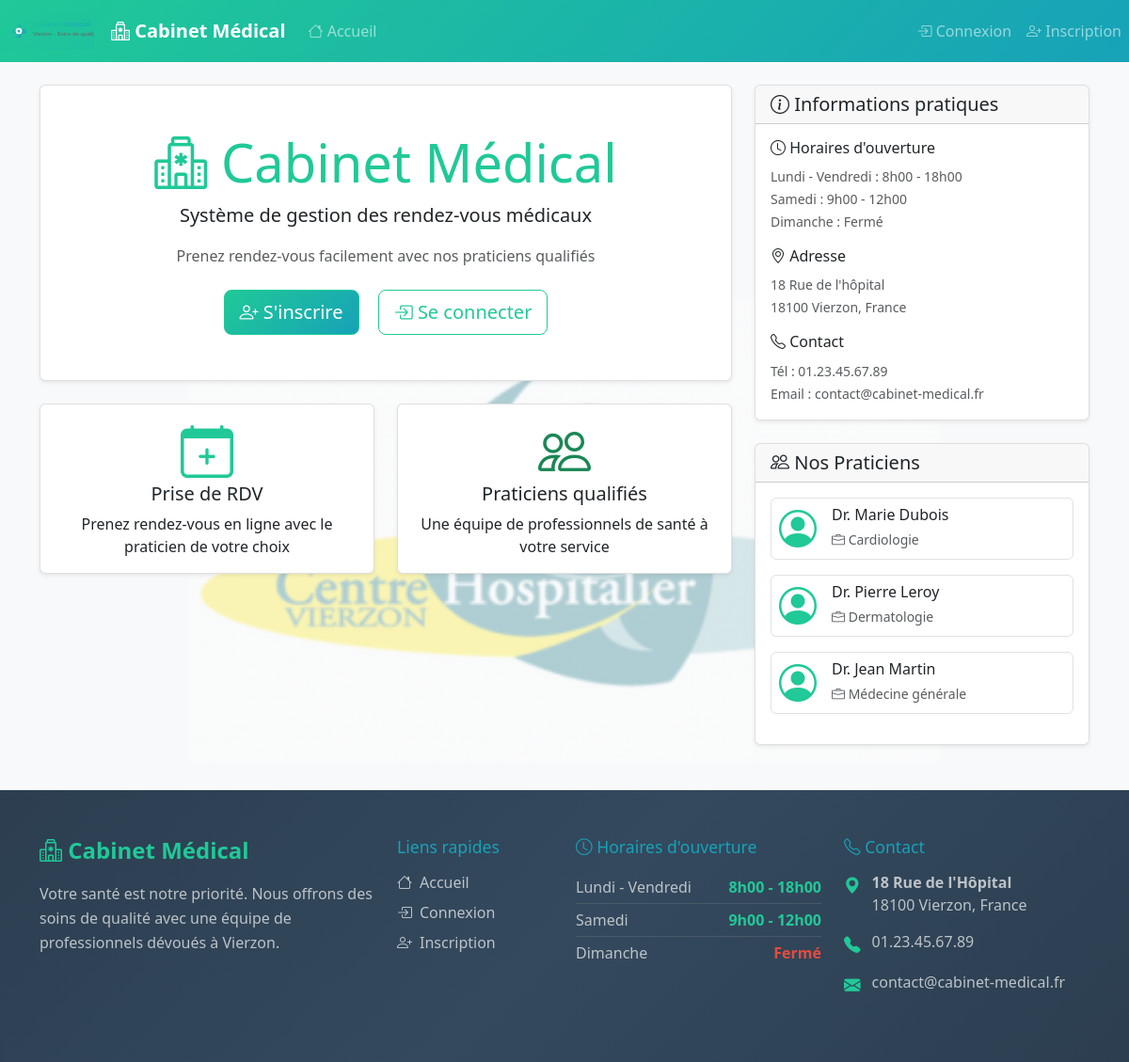
The page / on the database its author committed.
### tables this page shows
CREATE TABLE Praticien (
    id_praticien INT AUTO_INCREMENT PRIMARY KEY,
    nom VARCHAR(100) NOT NULL,
    prenom VARCHAR(100) NOT NULL,
    specialite VARCHAR(100) NOT NULL,
    email VARCHAR(191) NOT NULL,
    telephone VARCHAR(20),
    date_creation TIMESTAMP DEFAULT CURRENT_TIMESTAMP,
    UNIQUE KEY unique_praticien_email (email)
);

### includes/config.php (called while the page is built, shortened)
<?php
function isLoggedIn() {
    return isset($_SESSION['user_id']) && isset($_SESSION['user_type']);
}
?>

### includes/functions.php (called while the page is built, shortened)
<?php
require_once 'config.php';
function getAllPraticiens() {
    $pdo = getDbConnection();
    $stmt = $pdo->query("SELECT * FROM Praticien ORDER BY nom, prenom");
    return $stmt->fetchAll();
}
?>

### index.php (the view, shortened to what this page needs)
<?php
require_once 'includes/config.php';
require_once 'includes/functions.php';
$praticiens = getAllPraticiens();
?>
<?php include 'includes/header.php'; ?>
<div class="row">
    <div class="col-lg-8">
        <div class="card mb-4 fade-in-up">
            <div class="card-body text-center py-5">
                <h1 class="display-4 text-primary">
                    <i class="bi bi-hospital"></i> Cabinet Médical
                </h1>
                <p class="lead">Système de gestion des rendez-vous médicaux</p>
                <p class="text-muted">
                    Prenez rendez-vous facilement avec nos praticiens qualifiés
                </p>
                <?php if (!isLoggedIn()): ?>
                    <div class="mt-4">
                        <a href="register.php" class="btn btn-primary btn-lg me-3 btn-shine">
                            <i class="bi bi-person-plus"></i> S'inscrire
                        </a>
                        <a href="login.php" class="btn btn-outline-primary btn-lg btn-shine">
                            <i class="bi bi-box-arrow-in-right"></i> Se connecter
                        </a>
                    </div>
                <?php endif; ?>
            </div>
        </div>
        <div class="row">
            <div class="col-md-6 mb-4">
                <div class="card h-100 card-hover">
                    <div class="card-body text-center">
                        <i class="bi bi-calendar-plus display-4 text-primary mb-3 icon-bounce"></i>
                        <h5 class="card-title">Prise de RDV</h5>
                        <p class="card-text">
                            Prenez rendez-vous en ligne avec le praticien de votre choix
                        </p>
                    </div>
                </div>
            </div>
            <div class="col-md-6 mb-4">
                <div class="card h-100 card-hover">
                    <div class="card-body text-center">
                        <i class="bi bi-people display-4 text-success mb-3 icon-bounce"></i>
                        <h5 class="card-title">Praticiens qualifiés</h5>
                        <p class="card-text">
                            Une équipe de professionnels de santé à votre service
                        </p>
                    </div>
                </div>
            </div>
        </div>
    </div>
    <div class="col-lg-4">
        <div class="card">
            <div class="card-header">
                <h5 class="mb-0">
                    <i class="bi bi-info-circle"></i> Informations pratiques
                </h5>
            </div>
            <div class="card-body">
                <div class="mb-3">
                    <h6><i class="bi bi-clock"></i> Horaires d'ouverture</h6>
                    <small class="text-muted">
                        Lundi - Vendredi : 8h00 - 18h00<br>
                        Samedi : 9h00 - 12h00<br>
                        Dimanche : Fermé
                    </small>
                </div>
                <div class="mb-3">
                    <h6><i class="bi bi-geo-alt"></i> Adresse</h6>
                    <small class="text-muted">
                        18 Rue de l'hôpital<br>
                        18100 Vierzon, France
                    </small>
                </div>
                <div>
                    <h6><i class="bi bi-telephone"></i> Contact</h6>
                    <small class="text-muted">
                        Tél : 01.23.45.67.89<br>
                        Email : contact@cabinet-medical.fr
                    </small>
                </div>
            </div>
        </div>
        <div class="card mt-4">
            <div class="card-header">
                <h5 class="mb-0">
                    <i class="bi bi-people"></i> Nos Praticiens
                </h5>
            </div>
            <div class="card-body">
                <?php if (!empty($praticiens)): ?>
                    <?php foreach ($praticiens as $praticien): ?>
                        <div class="d-flex align-items-center mb-3 p-2 border rounded">
                            <div class="flex-shrink-0">
                                <i class="bi bi-person-circle display-6 text-primary"></i>
                            </div>
                            <div class="flex-grow-1 ms-3">
                                <h6 class="mb-1">
                                    <?php echo htmlspecialchars($praticien['prenom'] . ' ' . $praticien['nom']); ?>
                                </h6>
                                <small class="text-muted">
                                    <i class="bi bi-briefcase"></i>
                                    <?php echo htmlspecialchars($praticien['specialite']); ?>
                                </small>
                            </div>
                        </div>
                    <?php endforeach; ?>
                <?php endif; ?>
            </div>
        </div>
    </div>
</div>
<?php include 'includes/footer.php'; ?>

### assets/css/animations.css (style rules this page uses)
.fade-in-up { animation: fadeInUp 0.8s ease-out; }
.btn-shine { position: relative; overflow: hidden; }
.btn-shine::before { content: ''; position: absolute; top: 0; left: -200px; width: 200px; height: 100%; background: linear-gradient(90deg, transparent, rgba(255,255,255,0.3), transparent); transition: left 0.5s; }
.card-hover { transition: all 0.3s ease; }
.icon-bounce { transition: transform 0.3s ease; }

### includes/header.php (style rules this page uses)
body { background-color: #f8f9fa; background-image: linear-gradient(rgba(248, 249, 250, 0.7), rgba(248, 249, 250, 0.7)), url('assets/images/logo-ch-vierzon.png'); background-repeat: no-repeat; background-position: center center; background-attachment: fixed; background-size: 800px auto; min-height: 100vh; overflow-x: hidden; }
.text-primary { color: #20c997 !important; }
.btn-outline-primary { color: #20c997; border-color: #20c997; }
.card { box-shadow: 0 0.125rem 0.25rem rgba(0, 0, 0, 0.075); border: 1px solid rgba(0, 0, 0, 0.125); }
.btn-primary { background: linear-gradient(135deg, #20c997 0%, #17a2b8 100%); border-color: #20c997; }

### rows shown on the page
praticien: prenom+nom "Dr. Marie Dubois", specialite "Cardiologie"
praticien: prenom+nom "Dr. Pierre Leroy", specialite "Dermatologie"
praticien: prenom+nom "Dr. Jean Martin", specialite "Médecine générale"
